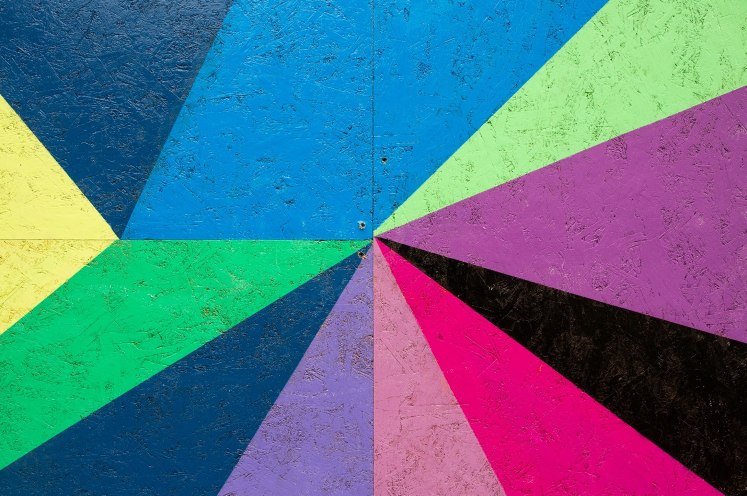
#> input picture src/lab3/images/4.png, 1493 x 991 px, found by its file name (shown at 1/2 size)
$ python 3_2.py
#> lines starting #> are read from the running program, lines starting #| are printed output that depends on the picture
"""
Протестировать работу детектора границ Кенни на изображениях с
четкими и нечеткими границами.
Пример изображения с нечеткими границами (здесь представим, что
финальная задача - выделить полосы разметки. На этапе выделения границ
достаточно выделить границы вокруг полос и границы вокруг других
частей изображения, которые позже будут отфильтрованы другими
методами). Главная задача выполнения этого задания - научиться подбирать пороги
градиента яркости.
"""
import cv2
import numpy as np


#Открытие чб картинки на 7 секунд
img = cv2.imread(
    r"D:\pythonprograms\techvision\techvision_etu_2025\src\lab3\images\4.png", # путь до изображения
    flags=cv2.IMREAD_COLOR # параметр(ы) чтения
)
#> img is the input picture: shape (991, 1493, 3); mean B, G, R 136.8, 113.5, 85
#Создание окна для отображения:
cv2.namedWindow(
    "chb1", # имя окна
    flags=cv2.WINDOW_AUTOSIZE # параметр(ы) окна
)
#Отображение изображения в окне:
cv2.imshow(
    "chb1", # имя окна
    img # переменная, содержащая изображение
)
#Функция ожидания нажатия на клавишу:
key = cv2.waitKey(
    2000 # время ожидания нажатия
)
#> (key Esc is pressed here)
#Закрытие окна:
cv2.destroyWindow (
    "chb1" # имя окна
)

edges = cv2.Canny(
    img, # входное изображение
    255, # нижний порог
    255, # верхний порог
    apertureSize=3, # размер ядра
    L2gradient=False # вычисление нормы L2
)
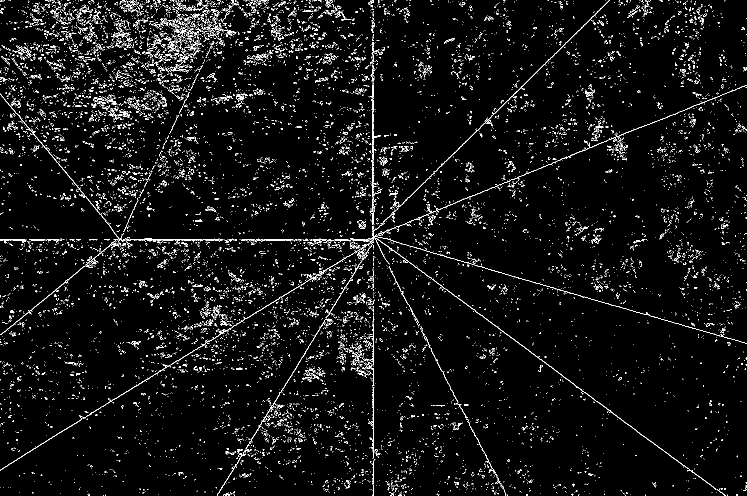
#> edges: shape (991, 1493) (shown at 1/2 size); 4.2% white in thin lines or dots
cv2.imshow(
    "chb1",
    edges
)

key = cv2.waitKey(
    2000 # время ожидания нажатия
)
#> (key Esc is pressed here)

edges2 = cv2.Canny(
    img, # входное изображение
    255, # нижний порог
    255, # верхний порог
    apertureSize=3, # размер ядра
    L2gradient=True # вычисление нормы L2
)
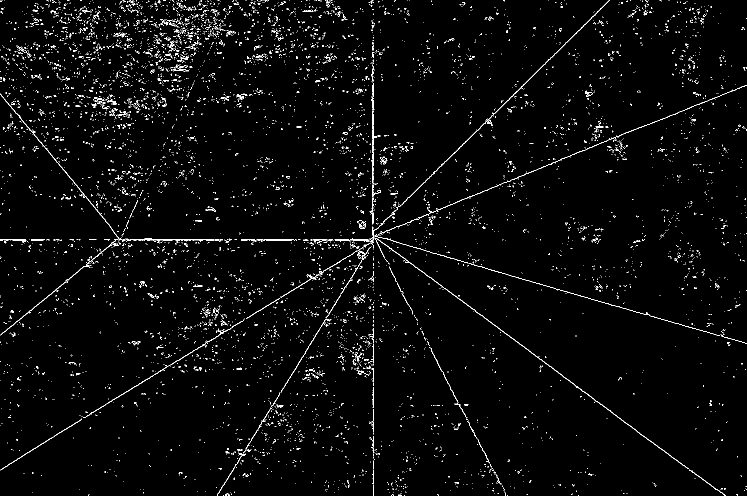
#> edges2: shape (991, 1493) (shown at 1/2 size); 2.3% white in thin lines or dots

cv2.imshow(
    "chb1",
    edges2
)

key = cv2.waitKey(
    2000 # время ожидания нажатия
)
#> (key Esc is pressed here)

cv2.waitKey(0)
cv2.destroyAllWindows()

$ run again, with src/lab3/images/2.jpg saved as src/lab3/images/4.png
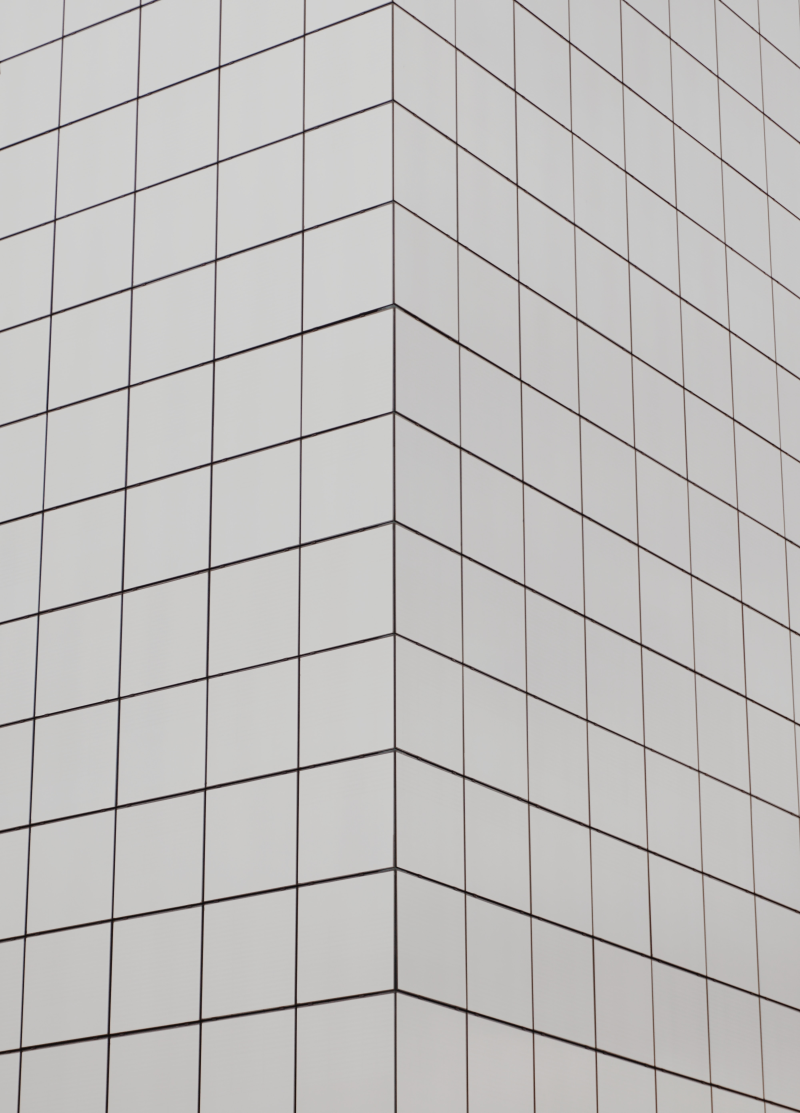
#> input picture src/lab3/images/2.jpg, 4000 x 5564 px, found by its file name (shown at 1/5 size)
#> img is the input picture: shape (5564, 4000, 3); mean B, G, R 190.6, 191.7, 193.2
#> `edges = cv2.Canny( img,`:
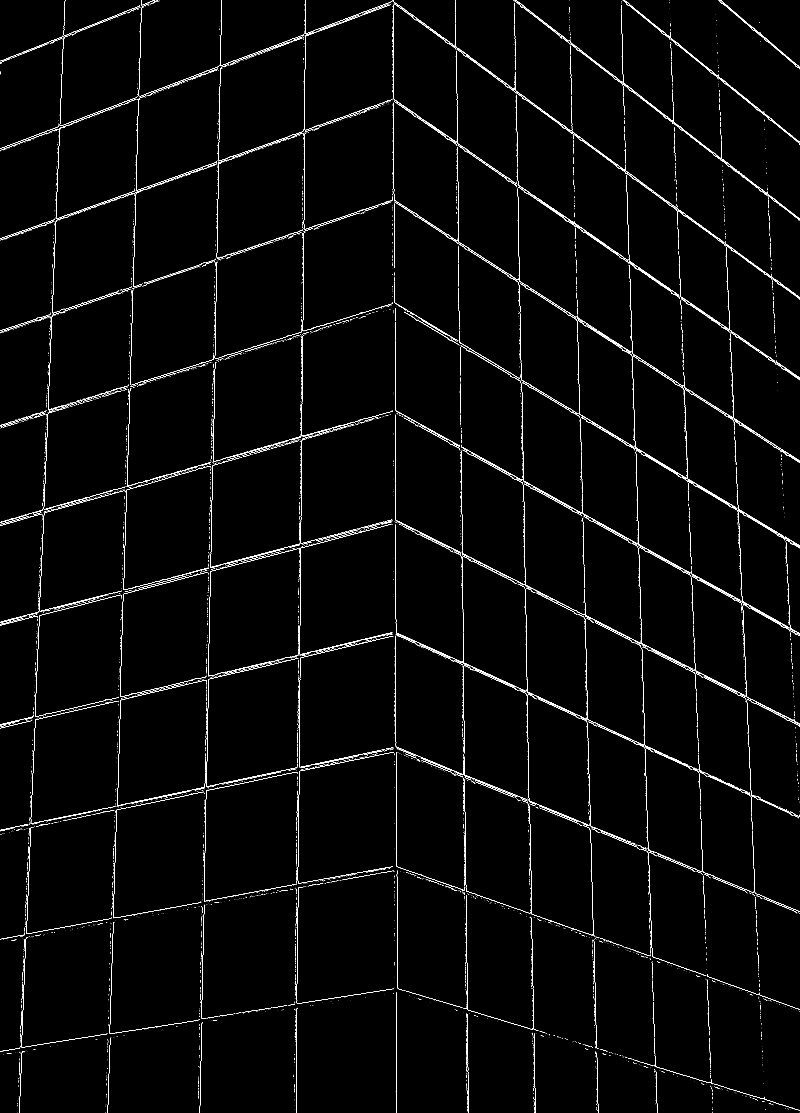
#> edges: shape (5564, 4000) (shown at 1/5 size); 0.88% white in thin lines or dots
#> `edges2 = cv2.Canny( img,`:
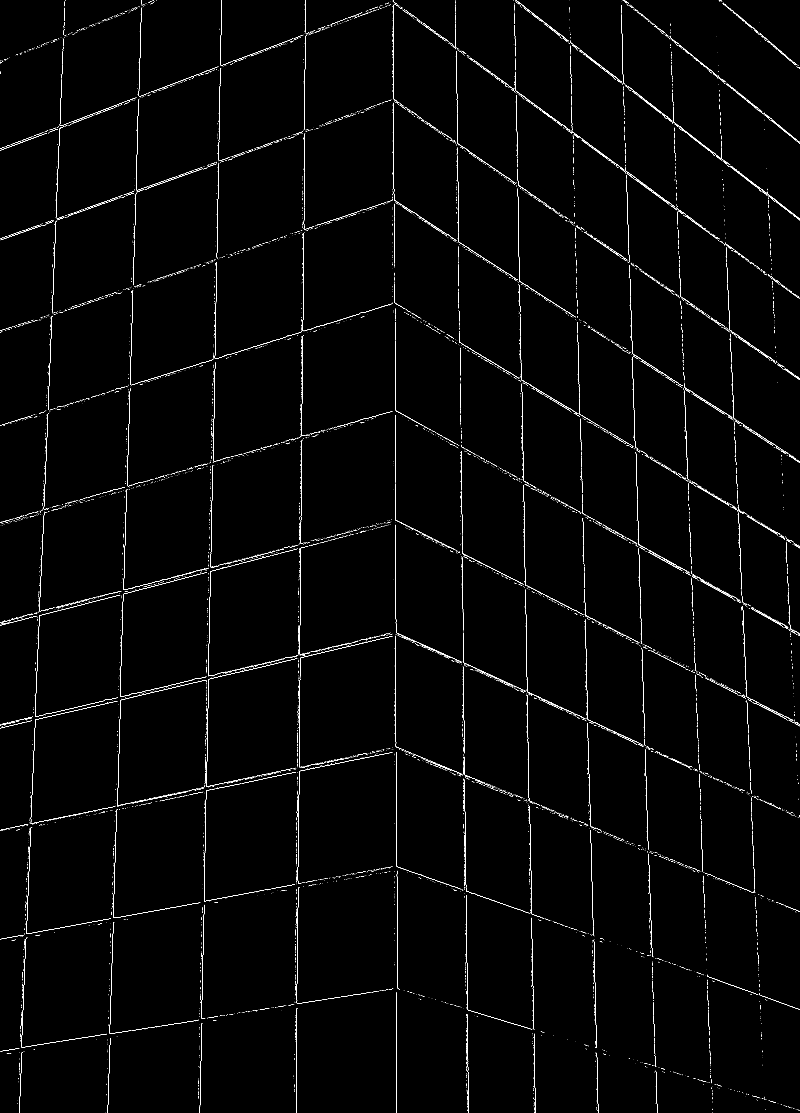
#> edges2: shape (5564, 4000) (shown at 1/5 size); 0.63% white in thin lines or dots

$ run again, with src/lab3/images/3.jpg saved as src/lab3/images/4.png
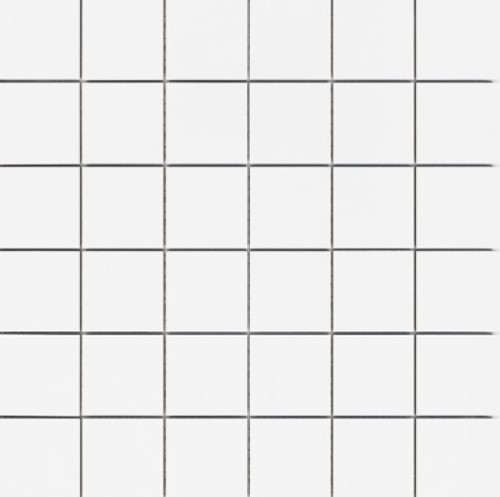
#> input picture src/lab3/images/3.jpg, 500 x 497 px, found by its file name
#> img is the input picture: shape (497, 500, 3); mean B, G, R 235.7, 235.8, 235.9
#> `edges = cv2.Canny( img,`:
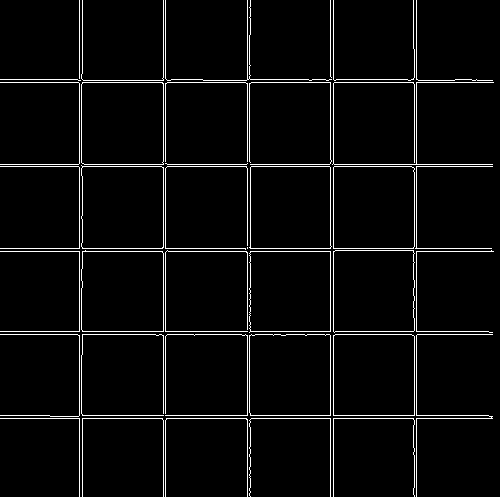
#> edges: shape (497, 500); 3.9% white in thin lines or dots
#> `edges2 = cv2.Canny( img,`:
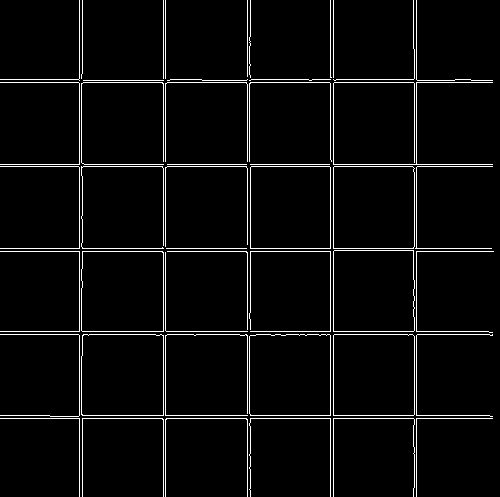
#> edges2: shape (497, 500); 3.9% white in thin lines or dots
